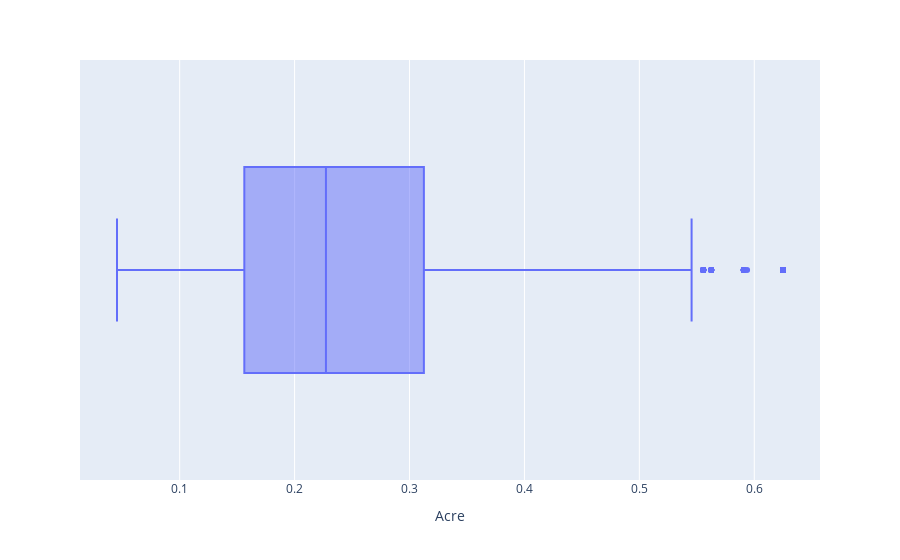

The code cell stored with this chart in its notebook:
### Code cell
px.box(data_frame=df , x=df['Acre'])

### Figure 1 — Plotly figure (JSON) as saved in the notebook; plotly's stock layout.template omitted (floating-point values rounded to 4 significant figures; data arrays with more than 128 entries replaced by an {"elided": "..."} marker saying what was removed)
{"data": [{"alignmentgroup": "True", "hovertemplate": "Acre=%{x}<extra></extra>", "legendgroup": "", "marker": {"color": "#636efa"}, "name": "", "notched": false, "offsetgroup": "", "orientation": "h", "showlegend": false, "type": "box", "x": {"elided": "4756 float values"}, "x0": " ", "xaxis": "x", "y0": " ", "yaxis": "y"}], "layout": {"boxmode": "group", "legend": {"tracegroupgap": 0}, "margin": {"t": 60}, "xaxis": {"anchor": "y", "domain": [0, 1], "title": {"text": "Acre"}}, "yaxis": {"anchor": "x", "domain": [0, 1]}}}
